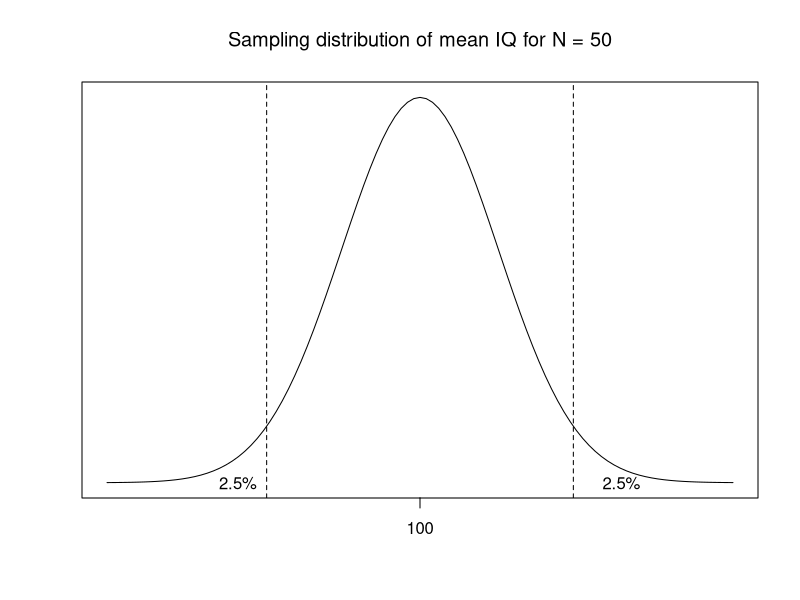
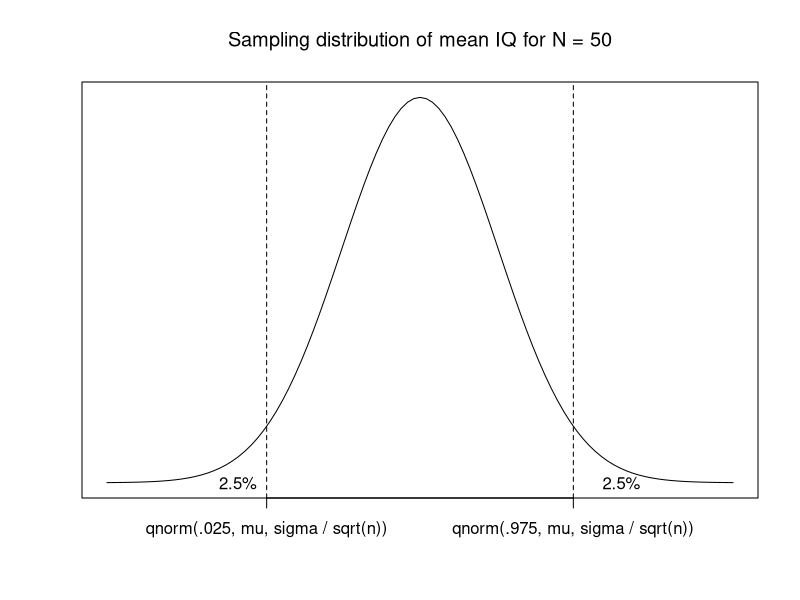
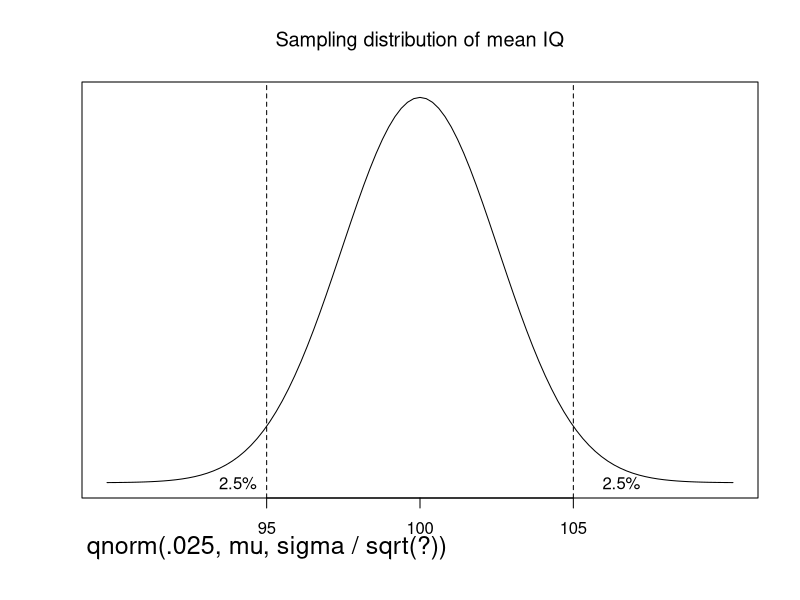
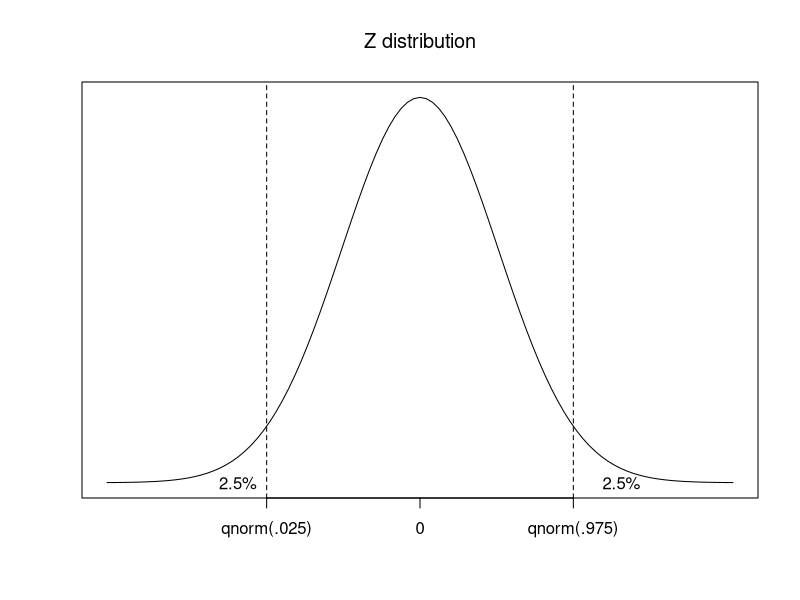
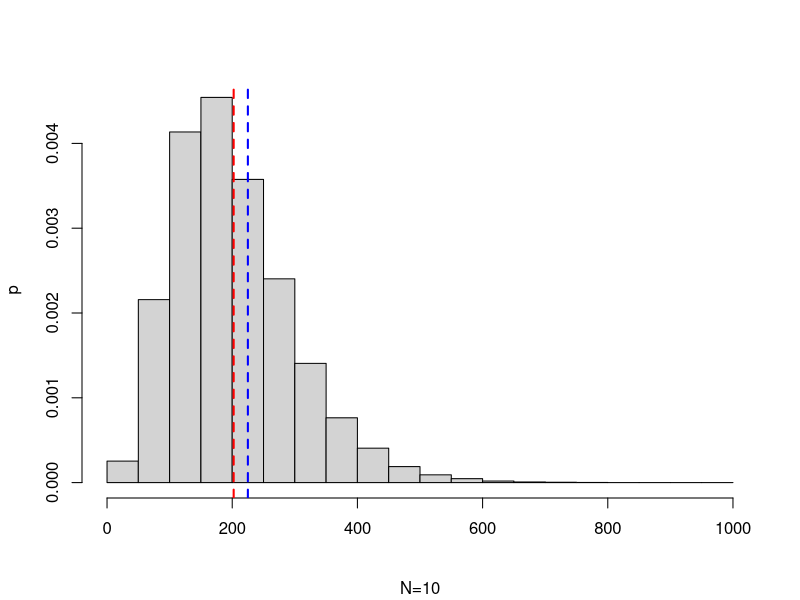
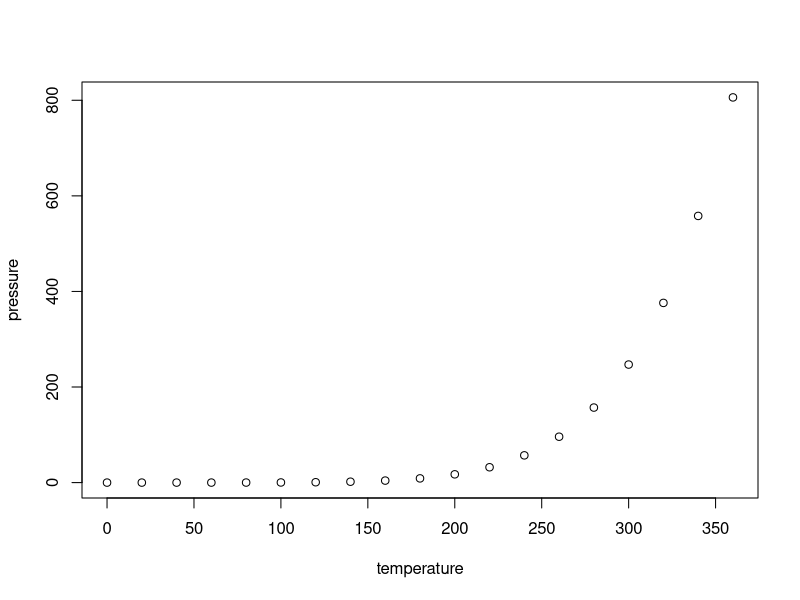

Reproduce these figures in R, in order.
## ---- chunk 1
mu <- 100; sigma <- 15; n <- 25
pnorm(130, mu, sigma / sqrt(n), lower.tail=F)
all.equal(0,
    pnorm(130, mu, sigma / sqrt(n), lower.tail=F))
# Above checks if it's zero
pnorm(115, mu, sigma / sqrt(n)) -
    pnorm(85, mu, sigma / sqrt(n))
pnorm(105, mu, sigma / sqrt(n)) -
    pnorm(95, mu, sigma / sqrt(n))
## ---- chunk 2
n <- 10
pnorm(130, mu, sigma / sqrt(n), lower.tail=F)
pnorm(115, mu, sigma / sqrt(n)) - pnorm(85, mu, sigma / sqrt(n))
pnorm(105, mu, sigma / sqrt(n)) - pnorm(95, mu, sigma / sqrt(n))
## ---- chunk 3
curve(dnorm, -4, 4, xaxt="n", yaxt="n", xlab="", ylab="",
main=expression("Sampling distribution of mean IQ for N = 50"))
axis(1, 0, "100")
abline(v = qnorm(c(.025, .975)), lty=2)
text(qnorm(c(.01, .995)), 0, "2.5%")
## ---- chunk 4
n <- 50
curve(dnorm, -4, 4, xaxt="n", yaxt="n", xlab="", ylab="",
main=expression("Sampling distribution of mean IQ for N = 50"))
axis(1, qnorm(c(.025, .975)),
     c("qnorm(.025, mu, sigma / sqrt(n))", "qnorm(.975, mu, sigma / sqrt(n))"))
abline(v = qnorm(c(.025, .975)), lty=2)
text(qnorm(c(.01, .995)), 0, "2.5%")
## ---- chunk 5
qnorm(.025, mu, sigma / sqrt(n))
mu + qnorm(.025) * sigma / sqrt(n)

qnorm(.975, mu, sigma / sqrt(n))
mu + qnorm(.975) * sigma / sqrt(n)
## ---- chunk 6
mu + qnorm(.025) * sigma / sqrt(n)
mu - qnorm(.025) * sigma / sqrt(n)
## ---- chunk 7
curve(dnorm, -4, 4, xaxt="n", yaxt="n", xlab="", ylab="",
main=expression("Sampling distribution of mean IQ"))
axis(1, qnorm(c(.025, .5, .975)), c("95", "100", "105"))
axis(1, qnorm(c(.025, .975)),
     c("qnorm(.025, mu, sigma / sqrt(?))", "qnorm(.975, mu, sigma / sqrt(?))"),
     line=1,  lty=0, cex.axis=1.5)
abline(v = qnorm(c(.025, .975)), lty=2)
text(qnorm(c(.01, .995)), 0, "2.5%")
## ---- chunk 8
curve(dnorm, -4, 4, xaxt="n", yaxt="n", xlab="", ylab="",
main=expression("Z distribution"))
axis(1, qnorm(c(.025, .5, .975)),
     c("qnorm(.025)", "0", "qnorm(.975)"))
abline(v = qnorm(c(.025, .975)), lty=2)
text(qnorm(c(.01, .995)), 0, "2.5%")
## ---- chunk 9
ceiling((qnorm(.975)*15/5)^2)
## ---- chunk 10
i <- 100000
n <- 10; mu <- 100; sigma <- 15
variance <- function(x) mean((x - mean(x))^2)

samp <- replicate(i, variance(rnorm(n, mu, sigma)))
hist(samp, prob=TRUE, main="",
     sub="N=10", xlab="", ylab="p")
abline(v = mean(samp), lty=2, lwd=2, col="red")
abline(v = sigma^2, lty=2, lwd=2, col="blue")
## ---- chunk 11
knitr::opts_chunk$set(echo = TRUE)
## ---- chunk 12
summary(cars)
## ---- chunk 13
plot(pressure)
